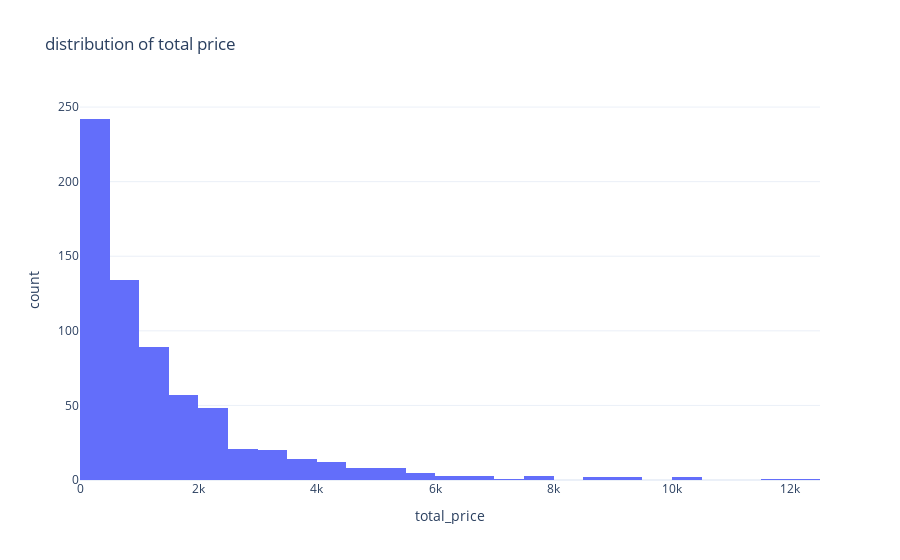

Notebook code for this chart:
### Markdown cell above
# Compute correlation matrix

### Code cell
# ensure nbformat is installed for proper mime-type rendering in the notebook
%pip install "nbformat>=4.2.0"

fig = px.histogram(df, x='total_price', nbins=50, title='distribution of total price')
fig.show()

### Figure 1 — Plotly figure (JSON) as saved in the notebook; plotly's stock layout.template omitted (floating-point values rounded to 4 significant figures; data arrays with more than 128 entries replaced by an {"elided": "..."} marker saying what was removed)
{"data": [{"bingroup": "x", "hovertemplate": "total_price=%{x}<br>count=%{y}<extra></extra>", "legendgroup": "", "marker": {"color": "#636efa", "pattern": {"shape": ""}}, "name": "", "nbinsx": 50, "orientation": "v", "showlegend": false, "type": "histogram", "x": {"elided": "676 float values"}, "xaxis": "x", "yaxis": "y"}], "layout": {"barmode": "relative", "legend": {"tracegroupgap": 0}, "title": {"text": "distribution of total price"}, "xaxis": {"anchor": "y", "domain": [0, 1], "title": {"text": "total_price"}}, "yaxis": {"anchor": "x", "domain": [0, 1], "title": {"text": "count"}}}}
